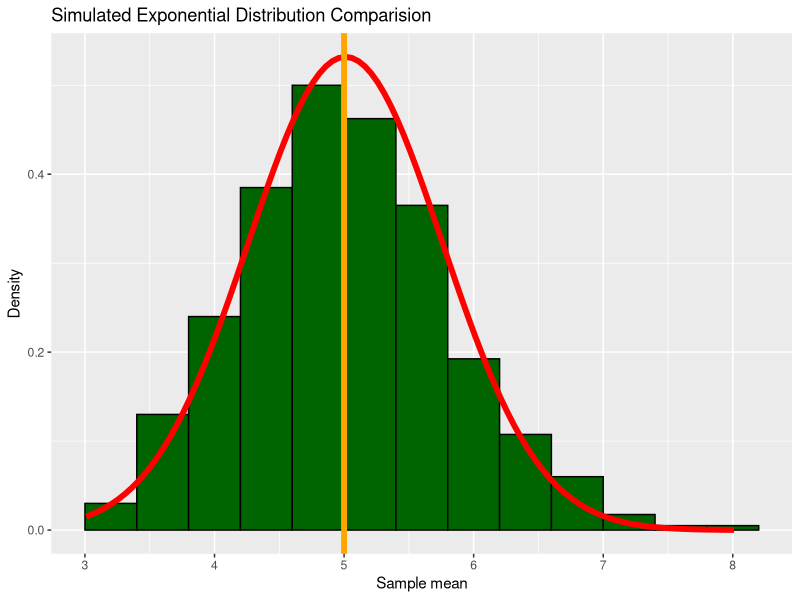

This chart was generated by the following R code:
library(ggplot2)

##Part 1 - Simulation Exercise for Exponential Distribution
set.seed(1264)

###Set paramaters
n <- 40
lambda <- 0.2
numsimulations <-1000

###Calculate Theoretical Properties
theoreticalmean <- round(1/lambda,2)
theoreticalsd <- round(1/lambda,2)
theoreticalvar <- round(1/lambda^2,2)

###Simulate 1000 trials, and calculate the properties of the distribution
simdata <- matrix(rexp(n*numsimulations,lambda), numsimulations) 
simmeansdata <- round(apply(simdata,1,mean),2)
simmean <-round(mean(simmeansdata),2)
simsd <- round(sd(simmeansdata),2)*sqrt(n)
simvar <- round(simsd^2,2)

###Table of Values
tablevalues <- matrix(c(theoreticalmean, simmean,theoreticalvar, simvar, 
                        theoreticalsd, simsd), ncol = 2, byrow = TRUE )
colnames(tablevalues) <- c("Theoretical", "Simulated")
rownames(tablevalues) <- c("Mean", "Variance", "Standard Deviation")
tablevalues <- as.table(tablevalues)
tablevalues

###Turn simulated means data into a data frame so it can be plotted
simmeansdatadf <- data.frame(simmeansdata)

ggplot(simmeansdatadf, aes(x = simmeansdata)) + 
    geom_histogram(binwidth = 0.4, color = 'black', fill = 'dark green', aes(y = ..density..)) +
    stat_function(fun = dnorm, color = 'red', size = 2, args = list(mean = simmean, sd = .75)) +
    xlab('Sample mean') + geom_vline(xintercept = theoreticalmean, color = 'orange', size = 2) + 
    ylab('Density') + ggtitle("Simulated Exponential Distribution Comparision")